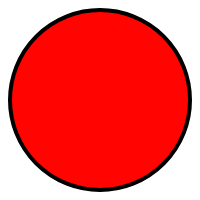
Frame 1 (no input)
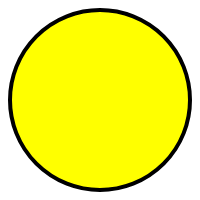
Frame 60 (no input)
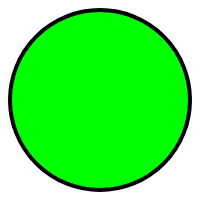
Frame 120 (the mouse pressed at the canvas centre since frame 60)

The p5.js sketch that drew these frames (run headless with seeded random() and noise() and a simulated clock; from frame 60 on, the mouse is pressed at the canvas centre):

// p5.js sketch
// ── sketch.js
var h;
function setup() {
  createCanvas(200, 200);
  colorMode(HSB);
  h = 1;
}

function draw() {
  background(220);
  
  fill(h,255,255);
  strokeWeight(4);
  ellipse(width/2,height/2,180);
  
  h++;
  
  if( h > 360)
    h=0;
}
